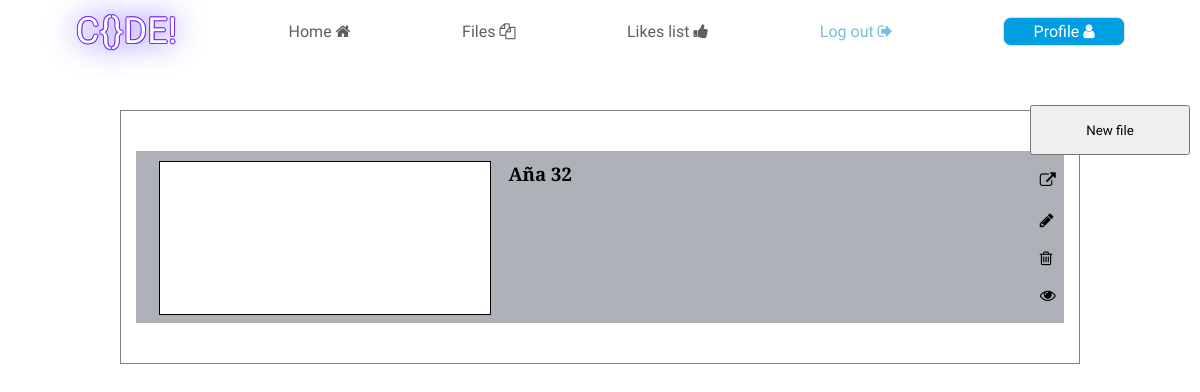
Before: /files (signed in) with the older database file.
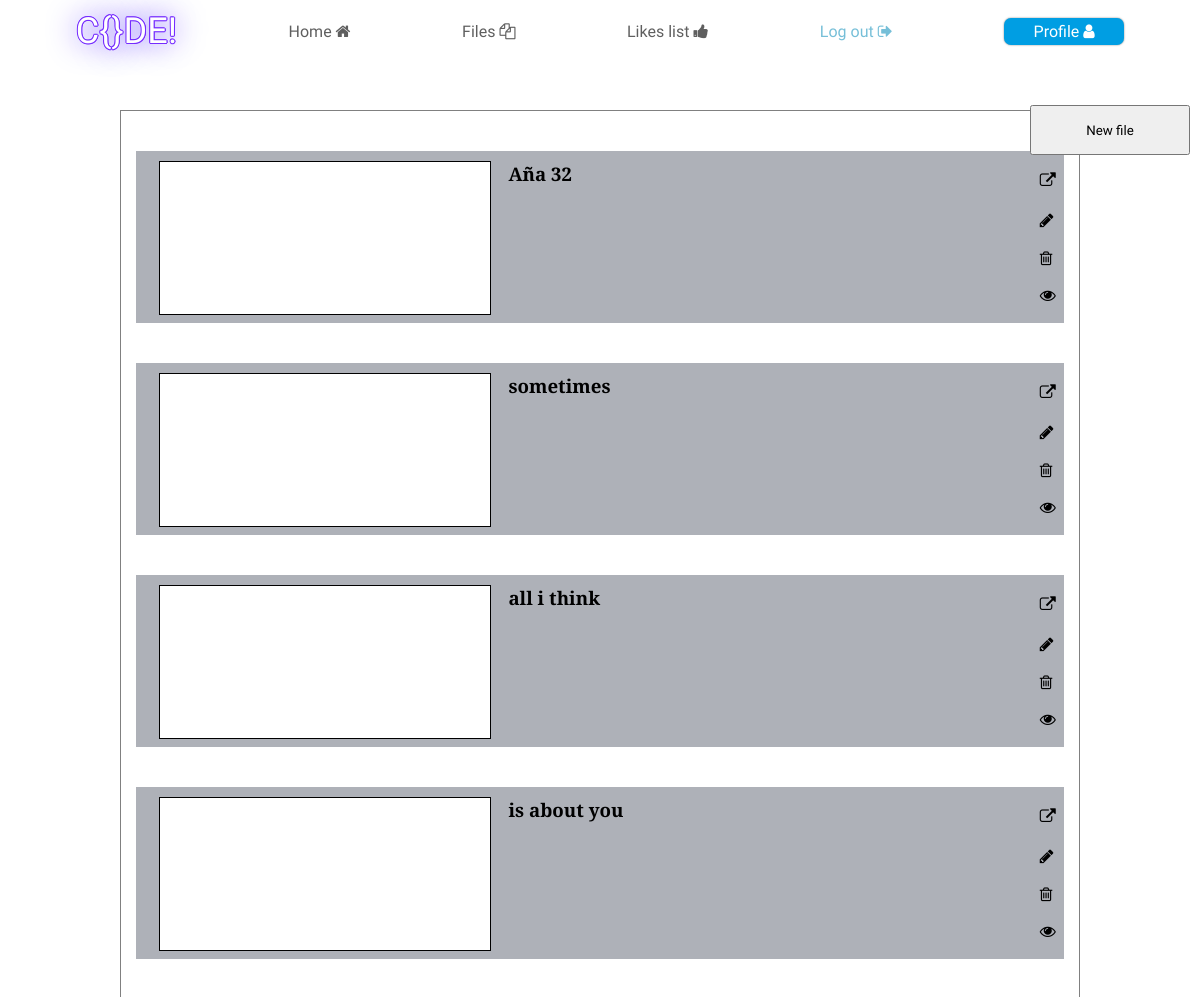
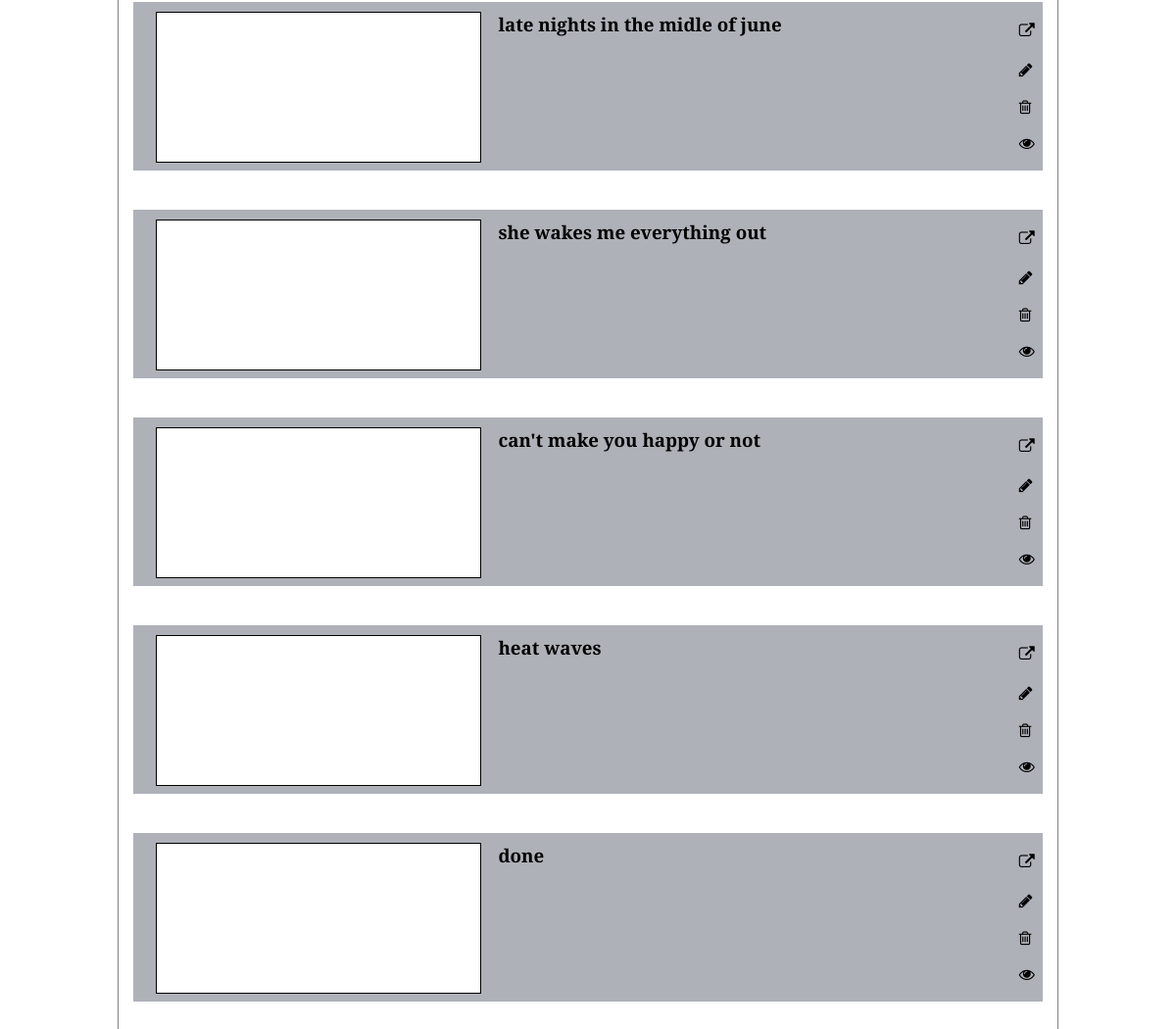
After: the same page with the newer database file (2 pictures, top to bottom).
### pen/models.py (models this page shows)
class Code(models.Model):
    userFK = models.ForeignKey("User", on_delete=models.CASCADE, related_name="coder_FK")
    projectName = models.CharField(max_length=36, editable=True, blank=False)
    likesCount = models.IntegerField(default=0, editable=True, blank=False)
    code_HTML = models.TextField(editable=True, blank=True, default="")
    code_CSS = models.TextField(editable=True, blank=True, default="")
    code_JS = models.TextField(editable=True, blank=True, default="")
    isPublic = models.BooleanField(editable=True, default=True)

class User(AbstractUser):
    def userValidations(self):
        if len(self.username) < 5 or len(self.username) > 36:
            return f"Username length incorrect! {self.username}"
        if len(self.password) < 6 or len(self.password) > 100:
            return f"Password length incorrect! {self.password}"
        if len(self.email) < 8 or len(self.email) > 320:
            return f"Email length incorrect! {self.email}"
        return True

### pen/views.py (the view, shortened to what this page needs)
# urls.py: path("files", views.files, name="files"),
@login_required(login_url="/login")
def files(request):
    array = Code.objects.all().filter(userFK=request.user)
    if (request.method == "GET"):
        return render(request, "pen/files.html", {
            "projectsArray":array
        })

### pen/templates/pen/files.html (shortened to what this page needs)
{% extends "pen/layout.html" %}
{% load static %}
{% block body %}
<link rel="stylesheet" href="{% static 'pen/files.css' %}">
<div id="mainHolder">
    <div>
        <div id="filesHolder">
            <div id="newFile-Holder">
                <button>New file</button>
            </div>
            <div>
                {% if projectsArray %}
                    {% for i in projectsArray %}
                    <div class="projectHolder">
                        <iframe src="{% url 'fullPage' i.projectName i.userFK.username %}" frameborder="0" scrolling="no" sandbox></iframe>
                        <h3>{{ i.projectName }}</h3>
                        <div class="icons">
                            <a href="{% url 'fullPage' i.projectName i.userFK.username %}"><i class="fa fa-external-link" aria-hidden="true"></i></a>
                            <a href="{% url 'edit' i.projectName %}"><i class="fa fa-pencil" aria-hidden="true"></i></a>
                            <i class="fa fa-trash-o" aria-hidden="true"></i>
                            {% if i.isPublic == False %}
                            <i class="fa fa-eye-slash" aria-hidden="true"></i>
                            {% else %}
                            <i class="fa fa-eye" aria-hidden="true"></i>
                            {% endif %}
                        </div>
                    </div>
                    {% endfor %}
                {% else %}
                    <div style="margin: 20px 10px;">You don't have any file right now</div>
                {% endif %}
            </div>
        </div>
    </div>
</div>
{% endblock %}

### pen/templates/pen/layout.html (shortened to what this page needs)
{% load static %}
<!DOCTYPE html>
<html lang="en">
<head>
    <link rel="stylesheet" href="{% static 'pen/layout.css' %}">
    <link rel="stylesheet" href="https://cdnjs.cloudflare.com/ajax/libs/font-awesome/4.7.0/css/font-awesome.min.css">
</head>
<body>
    <div id="nav-container">
        <nav>
            <ul>
                <li id="comp-tag"><span>C{}DE!</span></li>
                <li><a class="navbar-link" href="{% url 'index' %}">Home <i class="fa fa-home" aria-hidden="true"></i></a></li>
                {% if user.is_authenticated %}
                    <li><a class="navbar-link" href="{% url 'files' %}">Files <i class="fa fa-files-o" aria-hidden="true"></i></a></li>
                    <li><a class="navbar-link" href="{% url 'likes' %}">Likes list <i class="fa fa-thumbs-up" aria-hidden="true"></i></a></li>
                    <li id="user-logout"><a href="{% url 'logout' %}">Log out <i class="fa fa-sign-out" aria-hidden="true"></i></a></li>
                    <li><a href="{% url 'profile' %}" id="user-profile">Profile <i class="fa fa-user" aria-hidden="true"></i></a></li>
                {% else %}
                    <li><a class="navbar-link" href="{% url 'register' %}">Register <i class="fa fa-pencil-square-o" aria-hidden="true"></i></a></li>
                    <li><a class="navbar-link" href="{% url 'login' %}">Log in <i class="fa fa-sign-in" aria-hidden="true"></i></a></li>
                {% endif %}
            </ul>
        </nav>
    </div>
    <div>
        {% block body %}{% endblock %}
    </div>
</body>
</html>

### pen/static/pen/layout.css (style rules this page uses)
* { padding: 0; margin: 0; font-family: 'Oswald', sans-serif; }
h1, h2, h3, h4, h5, h6 { font-family: 'Merriweather', serif; }
#nav-container { padding: 10px 20px; background: #fff; height: 6vh; min-height: 50px; }
#nav-container ul { display: flex; justify-content: space-around; align-items: center; }
#nav-container ul li { list-style-type: none; }
.navbar-link { color: #5f5f5f; text-decoration: none; transition: font-size .6s; }
#user-profile { display: block; background: #009ee3; color: white; text-decoration: none; width: 120px; padding: 4px 0; border-radius: 7px; box-shadow: 0 0 2px gray; text-align: center; }
#user-logout a { text-decoration: none; color: #76bfd8; }
#comp-tag span { font-size: 36px; color: white; text-shadow: #752bff 1px 0px 0px, #752bff 0.540302px 0.841471px 0px, #752bff -0.416147px 0.909297px 0px, #752bff -0.989993px 0.14112px 0px, #752bff -0.653644px -0.756803px 0px, #752bff 0.283662px -0.958924px 0px, #752bff 0.96017px -0.279416px 0px, #3c10ff 0 0 30px; }

### pen/static/pen/files.css (style rules this page uses)
#mainHolder > div { display: flex; flex-direction: column; justify-content: center; align-items: center; }
#filesHolder { width: 80%; margin: 5vh 2vw; }
#newFile-Holder { display: flex; justify-content: center; align-items: center; position: fixed; top: calc(13vh + 1px); right: 10px; background: transparent; border: none; width: 160px; height: 50px; }
#newFile-Holder button { width: 100%; height: 100%; }
#filesHolder > div:nth-child(2) { border: 1px solid gray; background: #fff; }
.projectHolder { display: grid; grid-template-columns: 40% 58% 2%; grid-template-areas: auto; margin: 40px 15px; padding: 10px 6px; background: #858a94a9; }
.projectHolder iframe { background: #fff; border: 1px solid black; margin: auto; width: 90%; height: 100%; }
.icons { display: flex; flex-direction: column; justify-content: space-around; }
.icons a { color: #000; }

Changed rows visible on the page:
added Code: projectName "sometimes", isPublic True (drawn)
added Code: projectName "all i think", isPublic True (drawn)
added Code: projectName "is about you", isPublic True (drawn)
added Code: projectName "late nights in the midle of june", isPublic True (drawn)
added Code: projectName "she wakes me everything out", isPublic True (drawn)
added Code: projectName "can't make you happy or not", isPublic True (drawn)
added Code: projectName "heat waves", isPublic True (drawn)
added Code: projectName "done", isPublic True (drawn)
